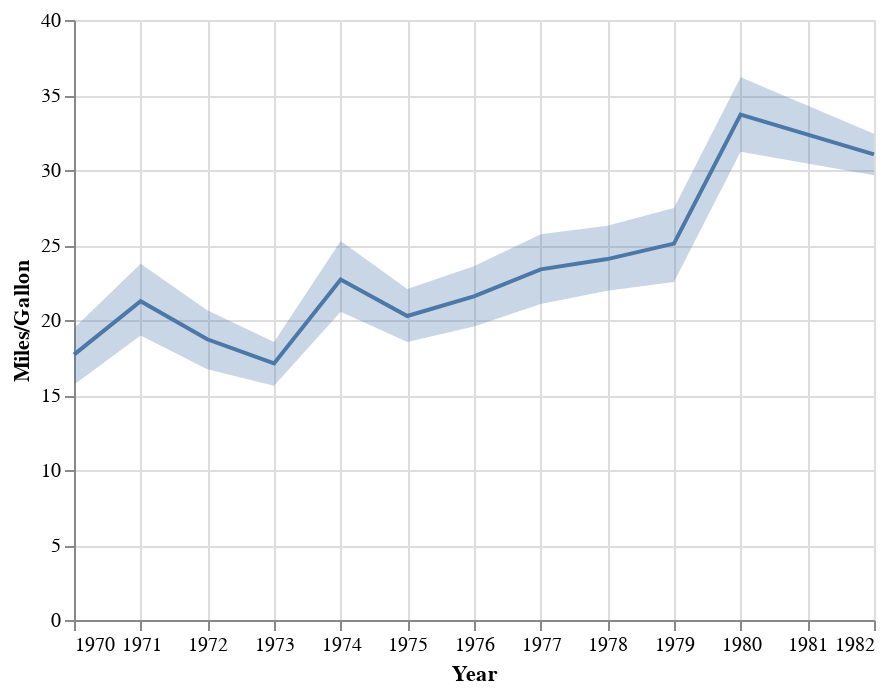

Write notebook code for a chart like this one.
### Code cell
# https://altair-viz.github.io/gallery/line_with_ci.html

import altair as alt
from vega_datasets import data

source = data.cars()

line = alt.Chart(source).mark_line().encode(
    x='Year',
    y='mean(Miles_per_Gallon)'
)

band = alt.Chart(source).mark_errorband(extent='ci').encode(
    x='Year',
    y=alt.Y('Miles_per_Gallon', title='Miles/Gallon'),
)

band += line

# band.save("band.png")
band

### Figure 1 — Vega-Lite specification as saved in the notebook (floating-point values rounded to 4 significant figures; data arrays with more than 128 entries replaced by an {"elided": "..."} marker saying what was removed)
{"config": {"view": {"continuousWidth": 400, "continuousHeight": 300}}, "layer": [{"mark": {"type": "errorband", "extent": "ci"}, "encoding": {"x": {"type": "temporal", "field": "Year"}, "y": {"type": "quantitative", "field": "Miles_per_Gallon", "title": "Miles/Gallon"}}}, {"mark": "line", "encoding": {"x": {"type": "temporal", "field": "Year"}, "y": {"type": "quantitative", "aggregate": "mean", "field": "Miles_per_Gallon"}}}], "data": {"name": "data-f02450ab61490a1363517a0190416235"}, "$schema": "https://vega.github.io/schema/vega-lite/v4.8.1.json", "datasets": {"data-f02450ab61490a1363517a0190416235": {"elided": "406 records"}}}
